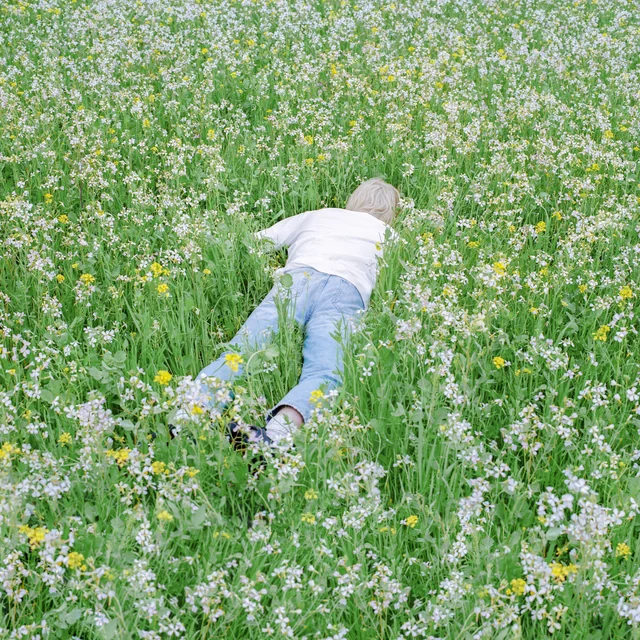
//> input picture nurture.png, 640 x 640 px
$ ./cvTest   (built with g++ and OpenCV 4)
//> lines starting //> are read from the running program, lines starting //| are printed output that depends on the picture; after the words box and inside, x2 and y2 are one past the last pixel; in counts of white or black regions, pixels touching at a corner belong together
//> further down, image is the input picture: 640 rows x 640 cols, CV_8UC3; mean B, G, R 112.6, 164.2, 130.9
#include <stdio.h>
#include <time.h>
#include <opencv2/opencv.hpp>

using namespace cv;

void pointOperations(Mat image)
{
    Mat image_grey, image_dark, image_contrast, image_binary, image_inverted, image_gamma;
    cvtColor(image, image_grey, COLOR_BGR2GRAY);
    imwrite("exports/gray_image.png", image_grey);

    image_dark = image + Scalar(-50, -50, -50);
    imwrite("exports/dark_image.png", image_dark);

    image_contrast = image * 1.5;
    imwrite("exports/contrast_image.png", image_contrast);

    adaptiveThreshold(image_grey, image_binary, 230, ADAPTIVE_THRESH_GAUSSIAN_C, THRESH_BINARY, 3, 2);
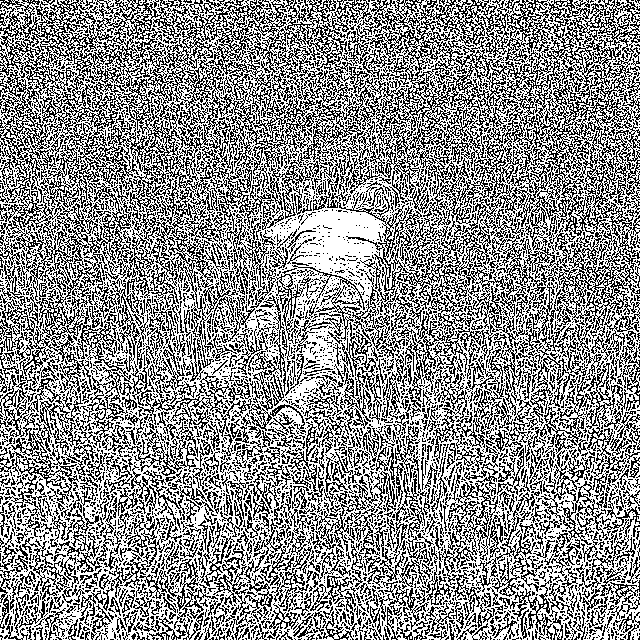
//> image_binary: 640 rows x 640 cols, CV_8UC1; values 0 (black) and 230 (white), 57% white; black in thin lines or dots
    imwrite("exports/binary_image.png", image_binary);

    imwrite("exports/inverted_image.png", 255 - image);

    // build a lookup table mapping the pixel values[0, 255] to
    // their adjusted gamma values
    float invGamma = 1.0 / 2.2;
    Mat table(1, 256, CV_8U);
    uchar *p = table.ptr();
    for (int i = 0; i < 256; ++i)
    {
        p[i] = (uchar)(pow(i / 255.0, invGamma) * 255);
    }
    LUT(image, table, image_gamma);
    imwrite("exports/gamma_image.png", image_gamma);
}

void noise(Mat image)
{
    // Salt and Pepper Noise
    int row, col, channels;
    row = image.rows;
//> row = 640
    col = image.cols;
//> col = 640
    channels = image.channels();
//> channels = 3
    float s_vs_p = 0.5;
    float amount = 0.004;
    Mat snpNoise = image.clone();
    // Salt mode
    float num_salt = ceil(amount * image.rows * image.cols * s_vs_p);
//> num_salt = 820
    std::vector<Point> coords;
    for (int i = 0; i < num_salt; ++i)
    {
        coords.push_back(Point(rand() % col, rand() % row));
    }
    for (const auto &coord : coords)
    {
        snpNoise.at<Vec3b>(coord) = Vec3b(255, 255, 255);
    }
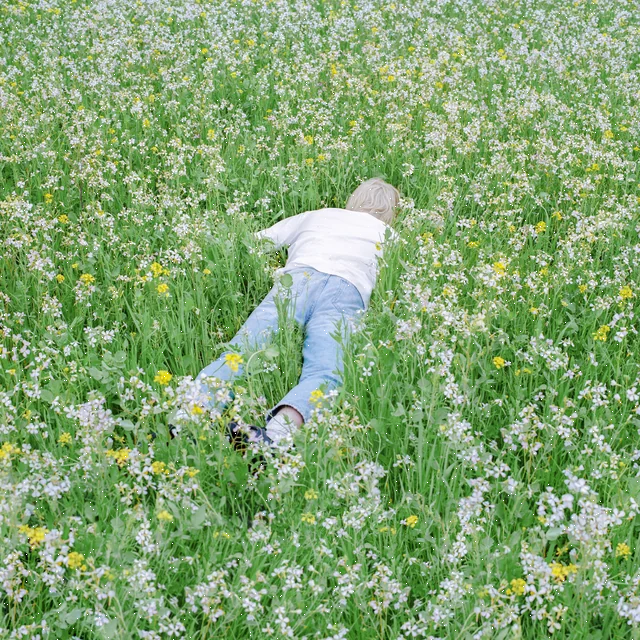
//> snpNoise: 640 rows x 640 cols, CV_8UC3; 0.2% of pixels changed, all inside (x1, y1, x2, y2) = (0, 2, 639, 640)

    // Pepper mode
    float num_pepper = ceil(amount * image.rows * image.cols * (1. - s_vs_p));
//> num_pepper = 820
    coords.clear();
    for (int i = 0; i < num_pepper; ++i)
    {
        coords.push_back(Point(rand() % col, rand() % row));
    }
    for (const auto &coord : coords)
    {
        snpNoise.at<Vec3b>(coord) = Vec3b(0, 0, 0);
    }
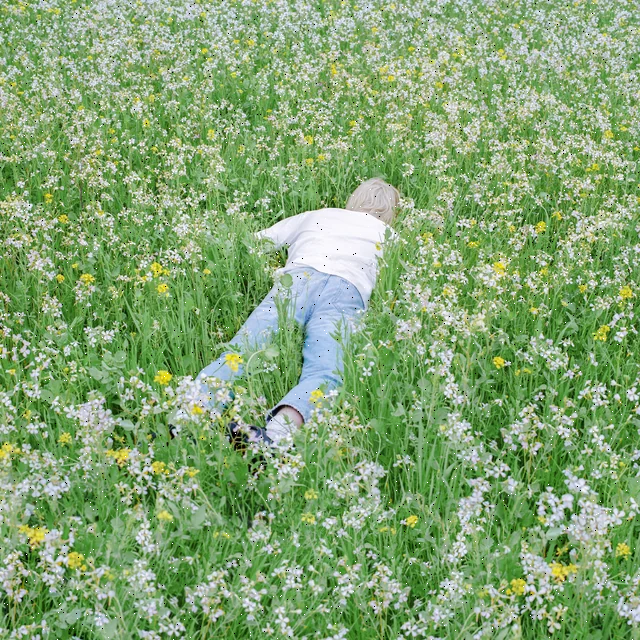
//> snpNoise: 640 rows x 640 cols, CV_8UC3; 0.2% of pixels changed, all inside (x1, y1, x2, y2) = (0, 0, 639, 640)
    imwrite("exports/snp_noise.png", snpNoise);

    Mat speckNoise;
    Mat gaussNoise = Mat::zeros(image.rows, image.cols, image.type());
    RNG rng;
    rng.fill(gaussNoise, RNG::NORMAL, 10, 20);
    imwrite("exports/gaussian_noise.png", image + gaussNoise);
    rng.fill(gaussNoise, RNG::NORMAL, 1, 1);
    multiply(image, gaussNoise, speckNoise);
    imwrite("exports/speck_noise.png", speckNoise);
}

void filters(Mat image)
{
    Mat avg, gauss, median, bilateral;
    blur(image, avg, Size(5, 5));
    imwrite("exports/average_blur.png", avg);

    GaussianBlur(image, gauss, Size(5, 5), 0);
    imwrite("exports/gaussian_blur.png", gauss);

    medianBlur(image, median, 5);
    imwrite("exports/median_blur.png", median);

    bilateralFilter(image, bilateral, 9, 75, 75);
    imwrite("exports/bilateral_blur.png", bilateral);
}

void edgeDetection(Mat image)
{
    Mat sobel, canny, laplacian, sharpened;
    Sobel(image, sobel, CV_8U, 1, 1);
    imwrite("exports/sobel_edge.png", sobel);

    Canny(image, canny, 100, 200);
//> canny: 640 rows x 640 cols, CV_8UC1; 33.7% white in thin lines or dots
    imwrite("exports/canny_edge.png", canny);

    Laplacian(image, laplacian, CV_8U);
    imwrite("exports/laplacian_edge.png", laplacian);

    GaussianBlur(image, sharpened, Size(0, 0), 3);
    addWeighted(image, 1.5, sharpened, -0.5, 0, sharpened);
    imwrite("exports/sharpened_image.png", sharpened);
}

void morphing(Mat image)
{
    Mat eroded, dilated, opened, closed;
    Mat element = getStructuringElement(MORPH_RECT, Size(5, 5));
    erode(image, eroded, element);
    imwrite("exports/eroded_image.png", eroded);

    dilate(image, dilated, element);
    imwrite("exports/dilated_image.png", dilated);

    morphologyEx(image, opened, MORPH_OPEN, element);
    imwrite("exports/opened_image.png", opened);

    morphologyEx(image, closed, MORPH_CLOSE, element);
    imwrite("exports/closed_image.png", closed);

    Mat marker, mask;
    float radius = 0.5;
    cvtColor(eroded, marker, COLOR_BGR2GRAY);
    cvtColor(image, mask, COLOR_BGR2GRAY);
    Mat kernel = Mat::ones(
        2 * radius + 1,
        2 * radius + 1,
        CV_8U);

    while (true)
    {
        Mat expanded;

        // Dilate marker
        dilate(marker, expanded, kernel);

        // Apply mask constraint
        bitwise_and(expanded, mask, expanded);

        // Termination condition: no change after expansion
        if (countNonZero(marker != expanded) == 0)
        {
            imwrite("exports/reconstructed_image.png", expanded);
            break;
        }

        marker = expanded;
    }
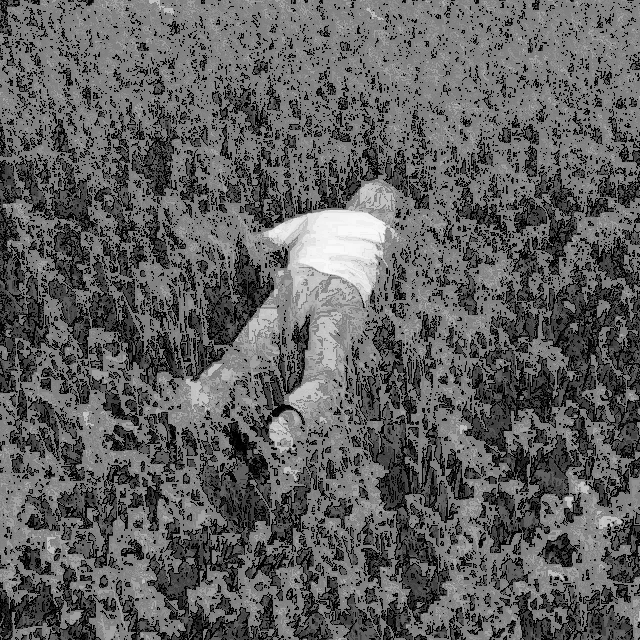
//> marker: 640 rows x 640 cols, CV_8UC1; min 0, max 249, mean 96
}

void geometricTransformations(Mat image)
{
    Mat rotated, scaled, translated, flipped;
    Point2f center(image.cols / 2.0F, image.rows / 2.0F);
//> center = Point(320, 320)
    double angle = 45.0;
    double scale = 1.0;
    Mat rotMat = getRotationMatrix2D(center, angle, scale);
    warpAffine(image, rotated, rotMat, image.size());
    imwrite("exports/rotated_image.png", rotated);

    resize(image, scaled, Size(), 1.5, 1.5);
    imwrite("exports/scaled_image.png", scaled);

    Mat transMat = (Mat_<double>(2, 3) << 1, 0, 50, 0, 1, 50);
    warpAffine(image, translated, transMat, image.size());
    imwrite("exports/translated_image.png", translated);

    flip(image, flipped, 1);
    imwrite("exports/flipped_image.png", flipped);

    std::vector<Point2f> srcPts = {
        {120.23f, 160.75f},
        {500.10f, 160.75f},
        {380.00f, 400.00f},
        {120.0f, 400.00f}};

    std::vector<Point2f> dstPts = {
        {0.0f, 0.0f},
        {640.0f, 0.0f},
        {640.0f, 640.0f},
        {0.0f, 640.0f}};

    Mat Homography = getPerspectiveTransform(srcPts, dstPts);

    Mat perspective;
    warpPerspective(
        image,
        perspective,
        Homography,
        Size(640, 640),
        INTER_LINEAR, // sub-pixel bilinear interpolation
        BORDER_REPLICATE);
    imwrite("exports/perspective_image.png", perspective);
}

void channelOperations(Mat image)
{
    std::vector<Mat> channels;
    Mat zeros = Mat::zeros(image.size(), CV_8UC1);
    Mat blueChannel, greenChannel, redChannel, mergedImage;
    split(image, channels);
    merge(std::vector<Mat>{channels[0], zeros, zeros}, blueChannel);
    merge(std::vector<Mat>{zeros, channels[1], zeros}, greenChannel);
    merge(std::vector<Mat>{zeros, zeros, channels[2]}, redChannel);
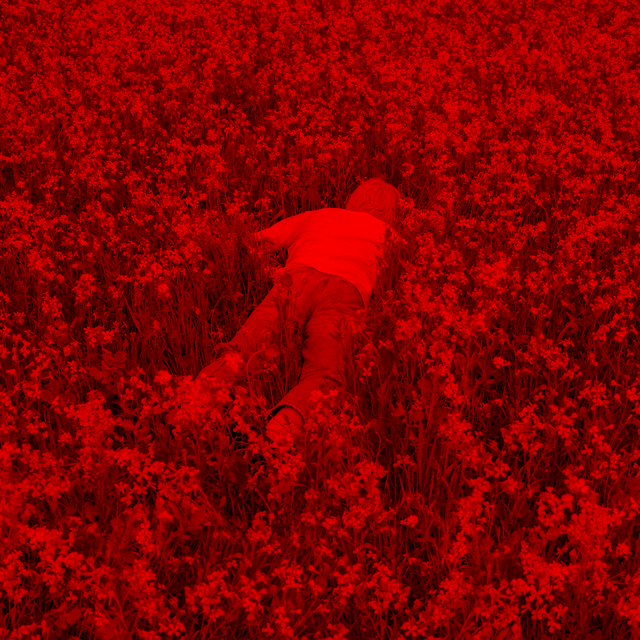
//> redChannel: 640 rows x 640 cols, CV_8UC3; mean B, G, R 0, 0, 130.9
    imwrite("exports/blue_channel.png", blueChannel);
    imwrite("exports/green_channel.png", greenChannel);
    imwrite("exports/red_channel.png", redChannel);

    std::vector<Mat> mergedChannels = {channels[0], channels[1], channels[2]};
    merge(mergedChannels, mergedImage);
    imwrite("exports/merged_image.png", mergedImage);

    Mat hsv;

    for (int i = 0; i < 3; i++)
    {
        cvtColor(image, hsv, COLOR_BGR2HSV);
        split(hsv, channels);
        for (int y = 0; y < hsv.rows; ++y)
        {
            cv::Vec3b *row = hsv.ptr<cv::Vec3b>(y);

            for (int x = 0; x < hsv.cols; ++x)
            {
                int h = row[x][0];
                int s = row[x][1];
                int v = row[x][2];

                if (i == 0)
                {
                    // Hue (wrap, never clamp)
                    h += 20;
                    if (h >= 180)
                        h -= 180;
                    if (h < 0)
                        h += 180;
                }
                else if (i == 1)
                {
                    // Saturation (scale + clamp)
                    s = static_cast<int>(s * 2);
                    s = std::min(255, std::max(0, s));
                }
                else if (i == 2)
                {
                    // Value (scale + clamp)
                    v = static_cast<int>(v * 2);
                    v = std::min(255, std::max(0, v));
                }
                row[x] = cv::Vec3b(
                    static_cast<uchar>(h),
                    static_cast<uchar>(s),
                    static_cast<uchar>(v));
            }
        }

        cv::cvtColor(hsv, hsv, cv::COLOR_HSV2BGR);
        if (i == 0)
            imwrite("exports/hue_image.png", hsv);
        else if (i == 1)
            imwrite("exports/saturation_image.png", hsv);
        else if (i == 2)
            imwrite("exports/value_image.png", hsv);
    }
//> this loop made 3 passes
//> pass 1, in channelOperations, `cv::cvtColor(hsv, hsv, cv::COLOR_HSV2BGR);`:
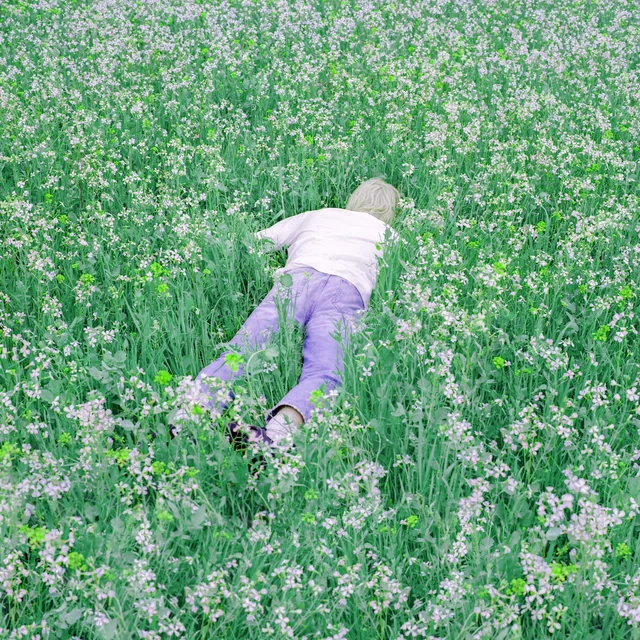
//> hsv: 640 rows x 640 cols, CV_8UC3; mean B, G, R 127.8, 163.3, 111.1

    cv::Mat lab;
    cv::cvtColor(image, lab, cv::COLOR_BGR2Lab);
//> lab: 640 rows x 640 cols, CV_8UC3; mean of channels 0, 1, 2 162.8, 107.2, 151.4

    for (int y = 0; y < lab.rows; ++y)
    {
        cv::Vec3b *row = lab.ptr<cv::Vec3b>(y);

        for (int x = 0; x < lab.cols; ++x)
        {
            // Normalize L to [0,1]
            float L = row[x][0] / 255.0f;

            // Gamma tone mapping
            L = std::pow(L, 2);

            // Contrast around mid-gray
            L = (L - 0.5f) * 10 + 0.5f;

            // Clamp and rescale
            L = std::min(1.0f, std::max(0.0f, L));
            row[x][0] = static_cast<uchar>(L * 255.0f);
        }
    }
//> lab: 640 rows x 640 cols, CV_8UC3; mean of channels 0, 1, 2 80.8, 107.2, 151.4

    cv::cvtColor(lab, lab, cv::COLOR_Lab2BGR);
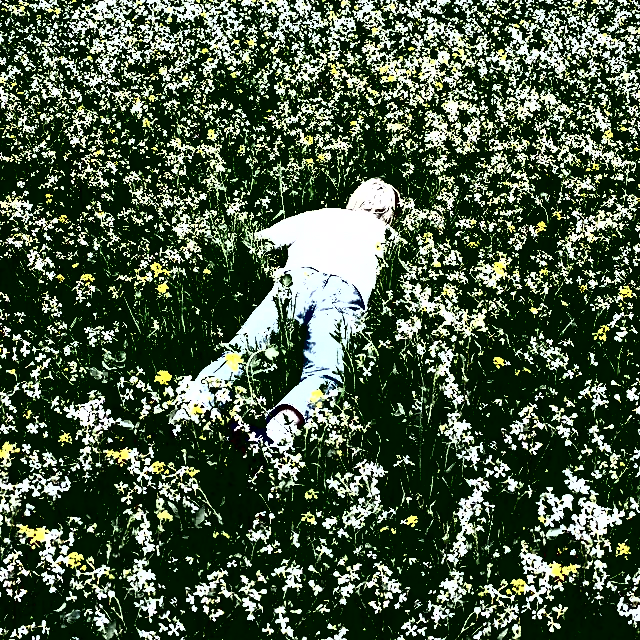
//> lab: 640 rows x 640 cols, CV_8UC3; mean B, G, R 69.7, 91, 74.5
    imwrite("exports/lab_image.png", lab);
}

int main(int argc, char **argv)
{
    clock_t start = clock();
    Mat image;
    image = imread("D:/amin/Final Assignment/nurture.png");
    if (!image.data)
    {
        printf("No image data \n");
        return -1;
    }
    pointOperations(image);
    noise(image);
    filters(image);
    edgeDetection(image);
    morphing(image);
    geometricTransformations(image);
    channelOperations(image);
    std::cout << cv::cuda::getCudaEnabledDeviceCount() << std::endl;
    printf("OpenCV: %s", cv::getBuildInformation().c_str());
    printf("Execution Time: %.2f seconds\n", double(clock() - start) / CLOCKS_PER_SEC);
    return 0;
}
